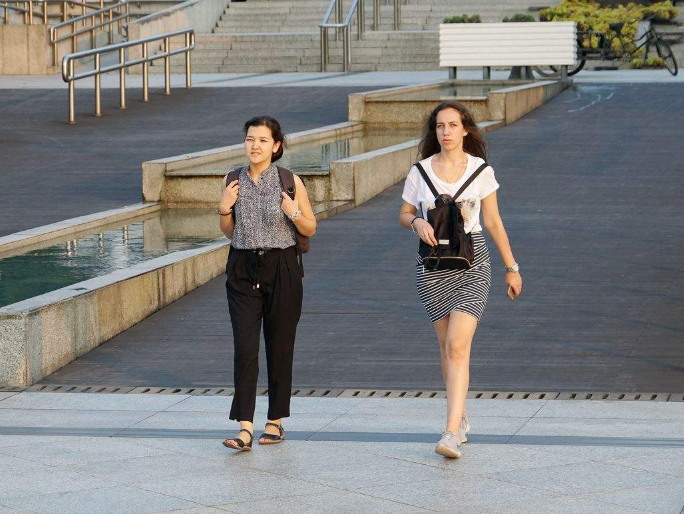
#> input picture images/pedestrian_02.png, 684 x 514 px, found by its file name
$ python OpencvDemo101.py
#> lines starting #> are read from the running program, lines starting #| are printed output that depends on the picture; after the words box and inside, x2 and y2 are one past the last pixel; in counts of white or black regions, pixels touching at a corner belong together
#!/usr/bin/env python3
#coding = utf-8

import logging
import numpy as np
import cv2 as cv

# HOG特征描述子—多尺度检测
def OpencvDemo101():
    logging.basicConfig(level=logging.DEBUG)

    src = cv.imread("images/pedestrian_02.png")
#> src is the input picture: shape (514, 684, 3); mean B, G, R 125.6, 127.2, 127.5
    if src is None:
        logging.error("could not load an image!")
        return cv.Error.StsError

    hog = cv.HOGDescriptor()

    hog.setSVMDetector(cv.HOGDescriptor_getDefaultPeopleDetector())

    # Detect pedestrians in the image
    rects, weights = hog.detectMultiScale(src,
                                          winStride = (4, 4),
                                          padding = (8, 8),
                                        #   scale = 1.05,
                                          scale = 1.25,
                                          useMeanshiftGrouping = False)
#> rects = [[165, 97, 197, 395], [328, 38, 244, 476]]; weights = [1.71, 0.952]

    dst = np.copy(src)

    for rect in rects:
        cv.rectangle(dst, rect, (0, 255, 0), 2)
#> this loop made 2 passes
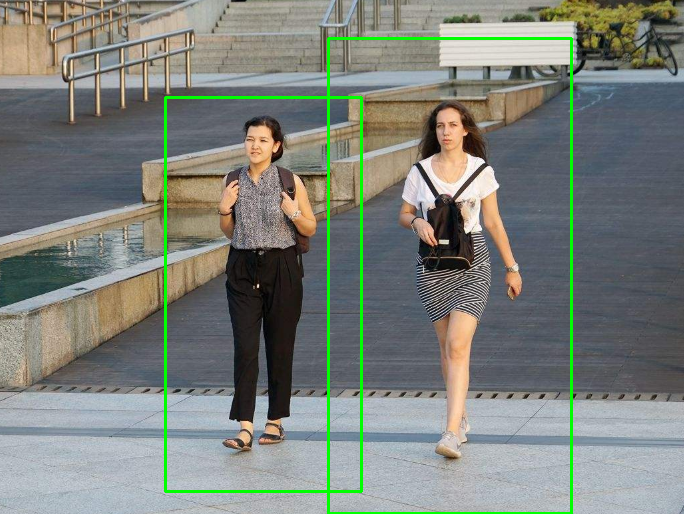
#> dst: shape (514, 684, 3); 2.16% of pixels changed, all inside (x1, y1, x2, y2) = (164, 37, 573, 514)

    h, w, ch = src.shape
#> h = 514; w = 684; ch = 3
    result = np.zeros([h, w * 2, ch], dtype=src.dtype)
    result[0 : h, 0 : w, :] = src
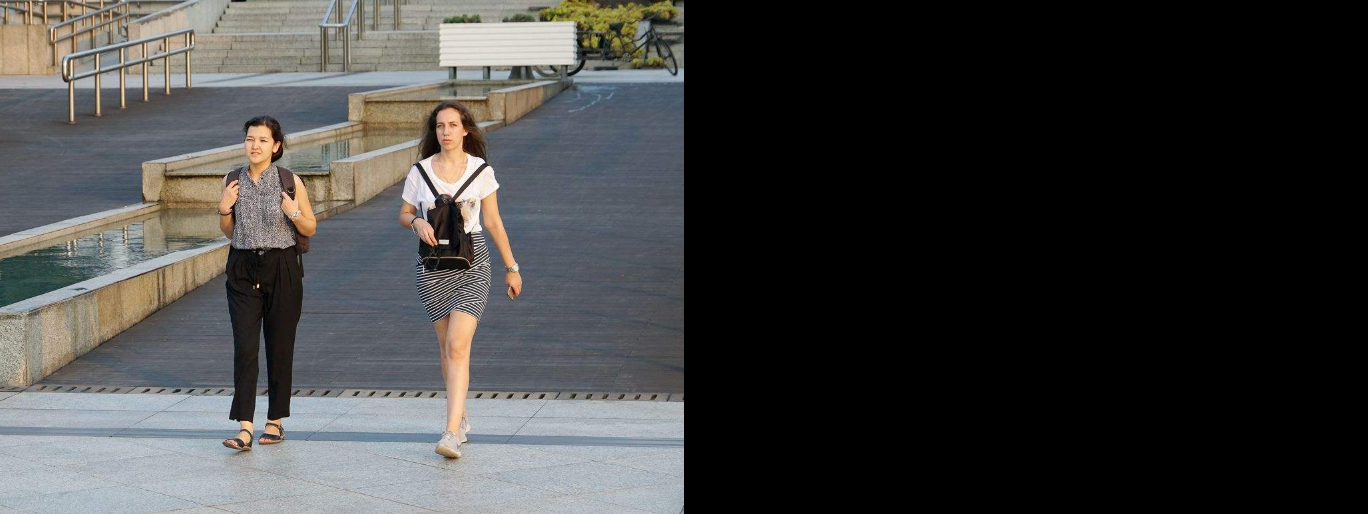
#> result: shape (514, 1368, 3); mean B, G, R 62.8, 63.6, 63.8
    result[0 : h, w : w * 2, :] = dst
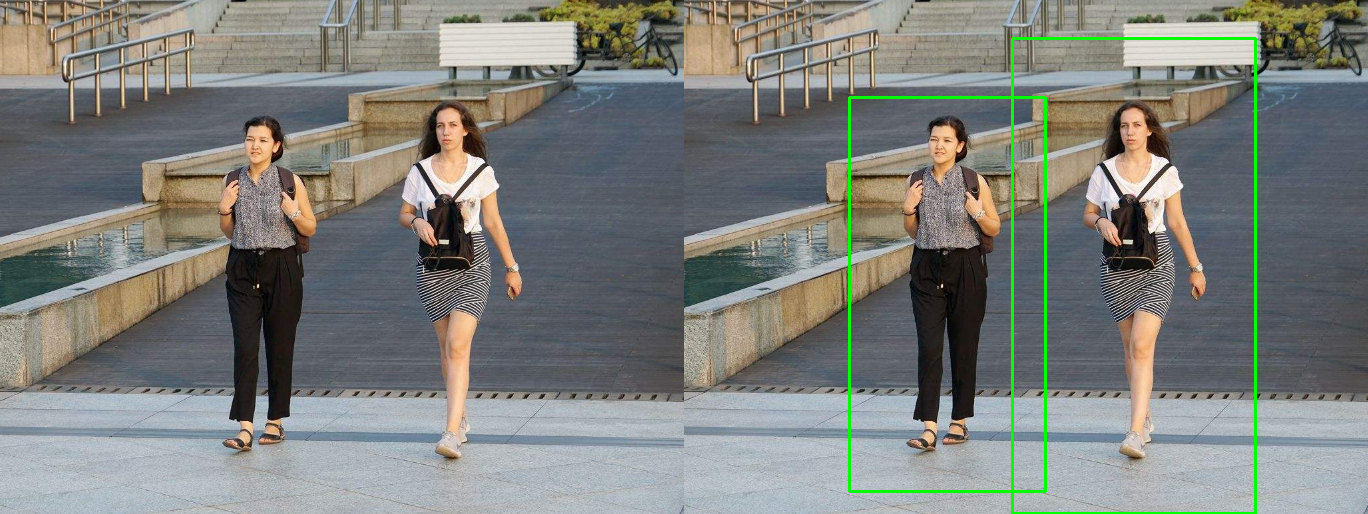
#> result: shape (514, 1368, 3); mean B, G, R 124.1, 128.5, 126.1
    cv.putText(result, "original image", (10, 30), cv.FONT_ITALIC, .8, (0, 0, 255), 1)
    cv.putText(result, "image with results of HOG pedestrian detection", (w + 10, 30), cv.FONT_ITALIC, .8, (0, 0, 255), 1)
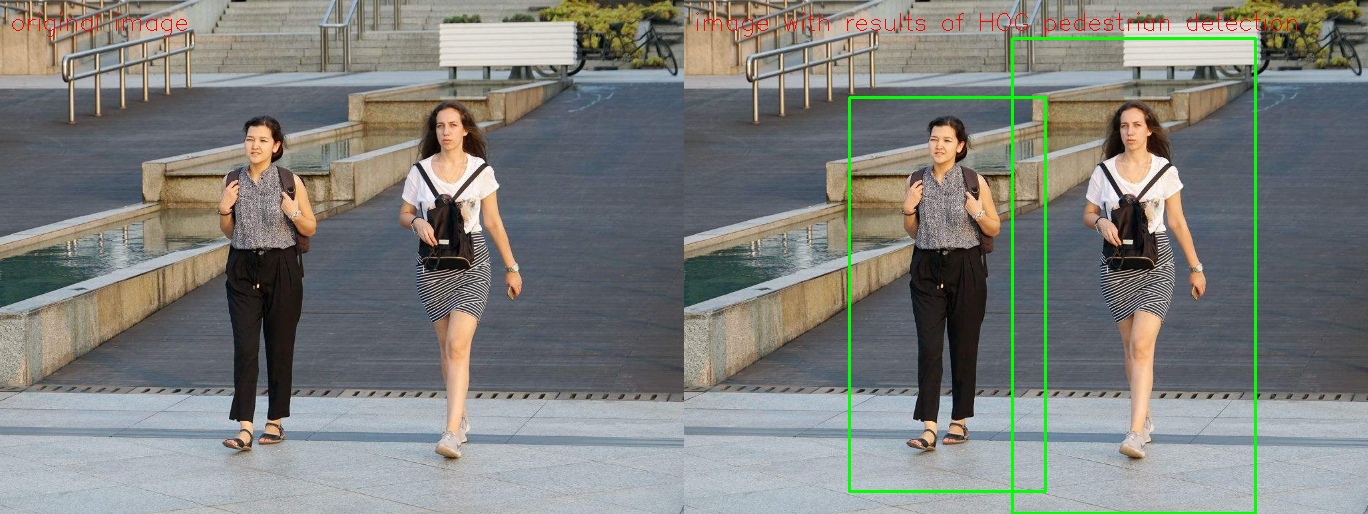
#> result: shape (514, 1368, 3); mean B, G, R 123.8, 128.1, 126.3
    cv.imshow("HOG pedestrian detection", result)

    cv.waitKey(0)

    cv.destroyAllWindows()

    return cv.Error.StsOk

if __name__ == "__main__":
    OpencvDemo101()

# end of file
